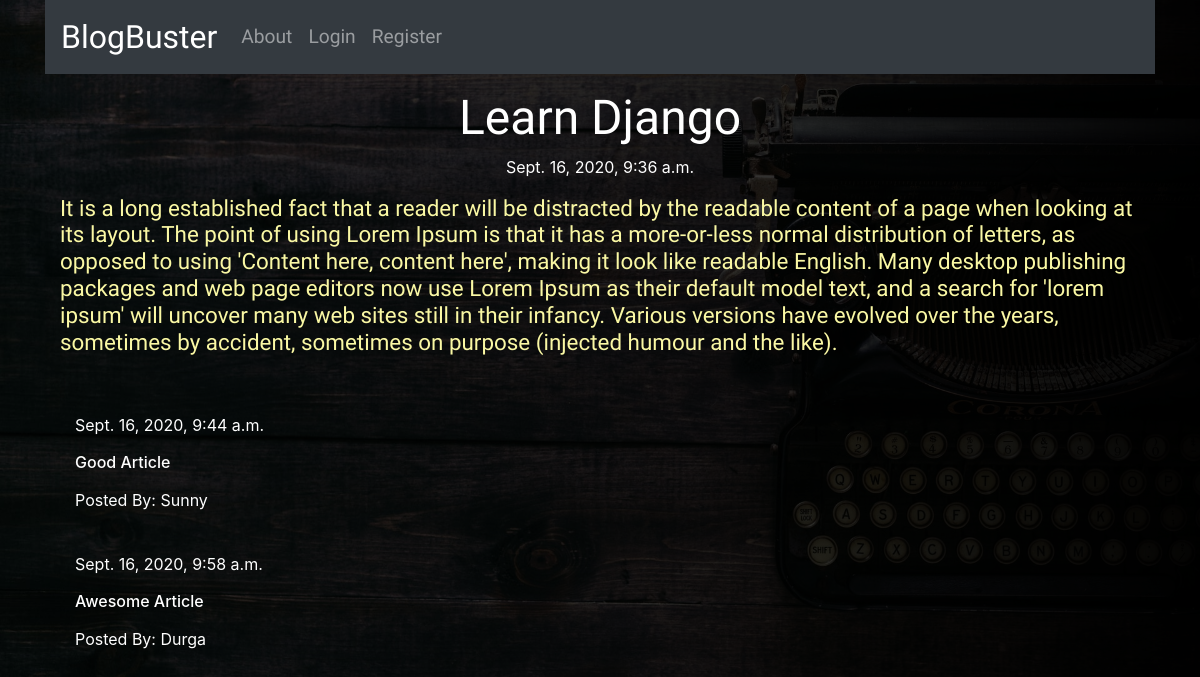
Page /post/6/ on the committed database.
### blog/models.py (models this page shows, shortened)
class Post(models.Model):
    author = models.ForeignKey(User,on_delete=models.SET(get_dummy_user))
    title = models.CharField(max_length=264)
    text = models.TextField()
    create_date = models.DateTimeField(default=timezone.now)
    published_date = models.DateTimeField(blank=True,null=True)

class Comment(models.Model):
    post = models.ForeignKey('blog.Post',related_name='comments',on_delete=models.CASCADE)
    author = models.CharField(max_length=64)
    text = models.TextField()
    create_date = models.DateTimeField(default=timezone.now)
    approved_comment = models.BooleanField(default=False)

### blog/views.py (the view)
# urls.py: path('post/<int:pk>/',views.PostDetailView.as_view(),name='post_detail'),
class PostDetailView(DetailView):
    model = Post

### blog/templates/blog/post_detail.html (shortened to what this page needs)
{% extends 'base.html' %}
{% block content %}
<div class="centerstage">
    <h2 class="post-title loader">{{post.title}}</h2>
    {% if post.published_date %}
    <div class="date postdate">
        {{post.published_date}}
    </div>
    {% endif %}
    {% if post.published_date %}
    <h5 class="postcontent">{{post.text|safe|linebreaks}}</h5>
    {% elif not post.published_date and user.is_authenticated  and post.author == request.user%}
    <a  class="btn btn-success" href="{% url 'post_publish' pk=post.pk %}">Publish The Article!</a>
    <h5 class="postcontent">{{post.text|safe|linebreaks}}</h5>
    {% else %}
    <h3><em>Work in progress...</em></h3>
    {% endif %}
    <hr>
    <div class="container">
        {% for comment in post.comments.all %}
        <br>
        {% if comment.approved_comment  %}
        {{comment.create_date}}
        <h6>{{comment.text|safe|linebreaks}}</h6>
        <p>Posted By: {{comment.author}}</p>
        {%endif%}
        {% empty %}
        <p>No comments yet..</p>
        {% endfor %}
    </div>
</div>
{% endblock %}

### blog/static/css/blog.css (style rules this page uses)
body { background-image: linear-gradient(to right, #00000081,#000000f8), url('../images/back-ground1.jpg'); background-position: center; background-size: cover; color: white; }
.loader { filter:hue-rotate(0deg); color: linear-gradient(45deg,rgb(0, 255, 115),rgb(0, 255, 170)); animation:hue 5000ms infinite linear; }
.centerstage { margin: auto; }
.postdate { text-align: center; }
.post-title { font-family: 'Grandstander', sans-serif; font-size: 3em; text-align: center; margin-top: 15px; }
.postcontent { font-family: 'Grandstander', cursive; font-size: 1.4em; color: #faf8a4; }
.centerstage { margin-left: auto; margin-right: auto; }

### rows in the picture
Post: title "Learn Django", published_date "Sept. 16, 2020, 9:36 a.m.", text "It is a long established fact that a reader will be distracted by the readable content of a page when looking at its layout. The point of using Lorem Ipsum is that it has a more-or-less normal distribution of letters, as opposed to using 'Content here, content here', making it look like readable English. Many desktop publishing packages and web page editors now use Lorem Ipsum as their default model text, and a search for 'lorem ipsum' will uncover many web sites still in their infancy. Various versions have evolved over the years, sometimes by accident, sometimes on purpose (injected humour and the like)."
Comment: create_date "Sept. 16, 2020, 9:44 a.m.", text "Good Article", author "Sunny"
Comment: create_date "Sept. 16, 2020, 9:58 a.m.", text "Awesome Article", author "Durga"
